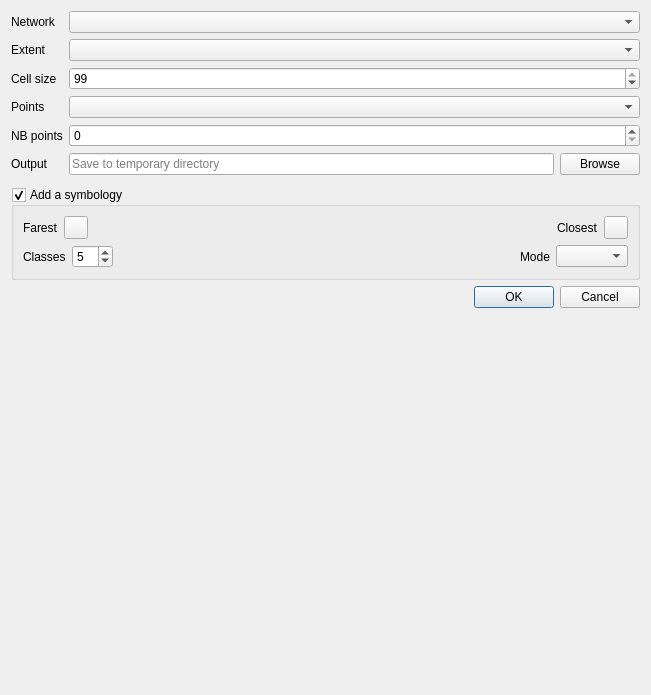
<?xml version="1.0" encoding="UTF-8"?>
<ui version="4.0">
 <class>Accessibility</class>
 <widget class="QWidget" name="Accessibility">
  <property name="geometry">
   <rect>
    <x>0</x>
    <y>0</y>
    <width>651</width>
    <height>695</height>
   </rect>
  </property>
  <property name="windowTitle">
   <string>Incidence</string>
  </property>
  <layout class="QVBoxLayout" name="verticalLayout">
   <item>
    <layout class="QFormLayout" name="formLayout">
     <property name="fieldGrowthPolicy">
      <enum>QFormLayout::ExpandingFieldsGrow</enum>
     </property>
     <item row="0" column="0">
      <widget class="QLabel" name="label">
       <property name="text">
        <string>Network</string>
       </property>
      </widget>
     </item>
     <item row="0" column="1">
      <widget class="QgsMapLayerComboBox" name="cbx_network">
       <property name="sizePolicy">
        <sizepolicy hsizetype="Expanding" vsizetype="Fixed">
         <horstretch>0</horstretch>
         <verstretch>0</verstretch>
        </sizepolicy>
       </property>
      </widget>
     </item>
     <item row="1" column="0">
      <widget class="QLabel" name="label_4">
       <property name="text">
        <string>Extent</string>
       </property>
      </widget>
     </item>
     <item row="1" column="1">
      <widget class="QgsMapLayerComboBox" name="cbx_extent">
       <property name="sizePolicy">
        <sizepolicy hsizetype="Expanding" vsizetype="Fixed">
         <horstretch>0</horstretch>
         <verstretch>0</verstretch>
        </sizepolicy>
       </property>
      </widget>
     </item>
     <item row="2" column="0">
      <widget class="QLabel" name="label_7">
       <property name="text">
        <string>Cell size</string>
       </property>
      </widget>
     </item>
     <item row="2" column="1">
      <widget class="QSpinBox" name="sb_cell_size">
       <property name="sizePolicy">
        <sizepolicy hsizetype="Expanding" vsizetype="Fixed">
         <horstretch>0</horstretch>
         <verstretch>0</verstretch>
        </sizepolicy>
       </property>
       <property name="value">
        <number>99</number>
       </property>
      </widget>
     </item>
     <item row="3" column="0">
      <widget class="QLabel" name="label_2">
       <property name="text">
        <string>Points</string>
       </property>
      </widget>
     </item>
     <item row="3" column="1">
      <widget class="QgsMapLayerComboBox" name="cbx_points">
       <property name="sizePolicy">
        <sizepolicy hsizetype="Expanding" vsizetype="Fixed">
         <horstretch>0</horstretch>
         <verstretch>0</verstretch>
        </sizepolicy>
       </property>
      </widget>
     </item>
     <item row="4" column="0">
      <widget class="QLabel" name="label_3">
       <property name="text">
        <string>NB points</string>
       </property>
      </widget>
     </item>
     <item row="4" column="1">
      <widget class="QSpinBox" name="sb_nb_points">
       <property name="sizePolicy">
        <sizepolicy hsizetype="Expanding" vsizetype="Fixed">
         <horstretch>0</horstretch>
         <verstretch>0</verstretch>
        </sizepolicy>
       </property>
      </widget>
     </item>
     <item row="5" column="0">
      <widget class="QLabel" name="label_8">
       <property name="text">
        <string>Output</string>
       </property>
      </widget>
     </item>
     <item row="5" column="1">
      <layout class="QHBoxLayout" name="horizontalLayout_6">
       <item>
        <widget class="QLineEdit" name="le_output_directory">
         <property name="placeholderText">
          <string>Save to temporary directory</string>
         </property>
        </widget>
       </item>
       <item>
        <widget class="QPushButton" name="button_browse">
         <property name="text">
          <string>Browse</string>
         </property>
        </widget>
       </item>
      </layout>
     </item>
     <item row="6" column="1">
      <layout class="QHBoxLayout" name="horizontalLayout"/>
     </item>
    </layout>
   </item>
   <item>
    <widget class="QgsCollapsibleGroupBox" name="symbology">
     <property name="title">
      <string>Add a symbology</string>
     </property>
     <property name="checkable">
      <bool>true</bool>
     </property>
     <property name="collapsed" stdset="0">
      <bool>false</bool>
     </property>
     <layout class="QVBoxLayout" name="verticalLayout_3">
      <item>
       <layout class="QHBoxLayout" name="horizontalLayout_3">
        <item>
         <widget class="QLabel" name="label_9">
          <property name="text">
           <string>Farest</string>
          </property>
         </widget>
        </item>
        <item>
         <widget class="QgsColorButtonV2" name="color_low_value">
          <property name="color" stdset="0">
           <color>
            <red>255</red>
            <green>246</green>
            <blue>246</blue>
           </color>
          </property>
         </widget>
        </item>
        <item>
         <spacer name="horizontalSpacer">
          <property name="orientation">
           <enum>Qt::Horizontal</enum>
          </property>
          <property name="sizeHint" stdset="0">
           <size>
            <width>40</width>
            <height>20</height>
           </size>
          </property>
         </spacer>
        </item>
        <item>
         <widget class="QLabel" name="label_10">
          <property name="text">
           <string>Closest</string>
          </property>
         </widget>
        </item>
        <item>
         <widget class="QgsColorButtonV2" name="color_high_value">
          <property name="color" stdset="0">
           <color>
            <red>202</red>
            <green>33</green>
            <blue>36</blue>
           </color>
          </property>
         </widget>
        </item>
       </layout>
      </item>
      <item>
       <layout class="QHBoxLayout" name="horizontalLayout_4">
        <item>
         <widget class="QLabel" name="label_11">
          <property name="text">
           <string>Classes</string>
          </property>
         </widget>
        </item>
        <item>
         <widget class="QSpinBox" name="spinBox_classes">
          <property name="minimum">
           <number>1</number>
          </property>
          <property name="value">
           <number>5</number>
          </property>
         </widget>
        </item>
        <item>
         <spacer name="horizontalSpacer_2">
          <property name="orientation">
           <enum>Qt::Horizontal</enum>
          </property>
          <property name="sizeHint" stdset="0">
           <size>
            <width>40</width>
            <height>20</height>
           </size>
          </property>
         </spacer>
        </item>
        <item>
         <widget class="QLabel" name="label_12">
          <property name="text">
           <string>Mode</string>
          </property>
         </widget>
        </item>
        <item>
         <widget class="QComboBox" name="cbx_mode"/>
        </item>
       </layout>
      </item>
     </layout>
    </widget>
   </item>
   <item>
    <widget class="QDialogButtonBox" name="button_box_ok">
     <property name="orientation">
      <enum>Qt::Horizontal</enum>
     </property>
     <property name="standardButtons">
      <set>QDialogButtonBox::Cancel|QDialogButtonBox::Ok</set>
     </property>
    </widget>
   </item>
   <item>
    <spacer name="verticalSpacer">
     <property name="orientation">
      <enum>Qt::Vertical</enum>
     </property>
     <property name="sizeHint" stdset="0">
      <size>
       <width>20</width>
       <height>40</height>
      </size>
     </property>
    </spacer>
   </item>
  </layout>
 </widget>
 <customwidgets>
  <customwidget>
   <class>QgsColorButtonV2</class>
   <extends>QToolButton</extends>
   <header>qgis.gui</header>
  </customwidget>
  <customwidget>
   <class>QgsMapLayerComboBox</class>
   <extends>QComboBox</extends>
   <header>qgis.gui</header>
  </customwidget>
  <customwidget>
   <class>QgsCollapsibleGroupBox</class>
   <extends>QGroupBox</extends>
   <header>qgis.gui</header>
   <container>1</container>
  </customwidget>
 </customwidgets>
 <resources/>
 <connections/>
</ui>
